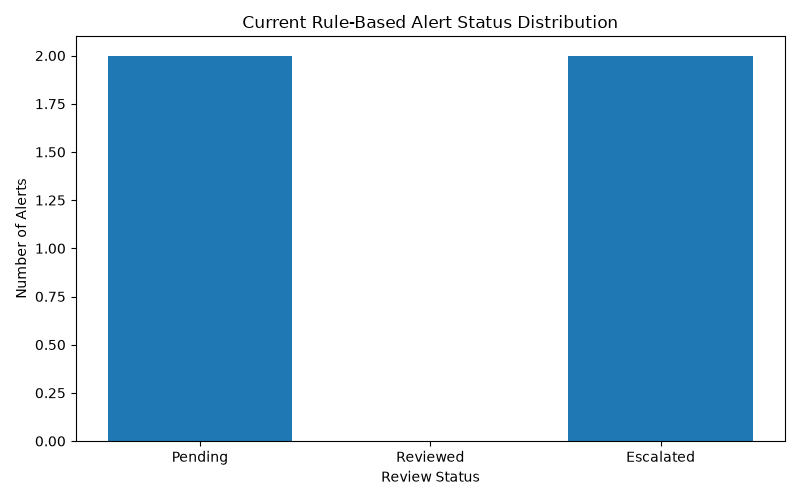

Recreate this plot in Python.
import os

import pandas as pd
import matplotlib.pyplot as plt
from dotenv import load_dotenv
from sqlalchemy import create_engine
from urllib.parse import quote_plus


load_dotenv()

db_password = quote_plus(os.getenv("DB_PASSWORD", ""))

engine = create_engine(
    f"mysql+pymysql://"
    f"{os.getenv('DB_USER')}:{db_password}"
    f"@{os.getenv('DB_HOST', 'localhost')}:"
    f"{os.getenv('DB_PORT', '3306')}/"
    f"{os.getenv('DB_NAME')}"
)


query = """
SELECT
    alert_id,
    review_status
FROM alerts
WHERE alert_id >= 16
ORDER BY alert_id;
"""

df = pd.read_sql(query, engine)


status_counts = (
    df["review_status"]
    .value_counts()
    .reindex(
        ["Pending", "Reviewed", "Escalated"],
        fill_value=0
    )
)


print("\nCurrent Rule-Engine Alert Status:")
print(status_counts)


plt.figure(figsize=(8, 5))

plt.bar(
    status_counts.index,
    status_counts.values
)

plt.title("Current Rule-Based Alert Status Distribution")
plt.xlabel("Review Status")
plt.ylabel("Number of Alerts")

plt.tight_layout()

plt.savefig("charts/alert_status_distribution.png")

plt.show()
